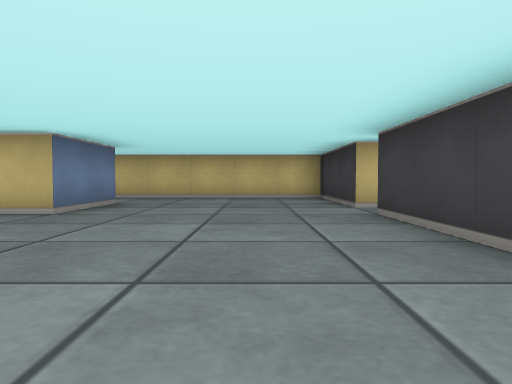
view 1 (above)

13 first-person views from a walk through a cub3D maze. The camera is about half as high as the walls, tilts 2° down and sees 70° across. The floor is counted in squares. Each view is taken from the middle of a square. On the plan, view 1 faces up. The plan holds only what a view shows up to about 9 squares ahead; the rest is blank. The place goes on beyond the plan.

view 2
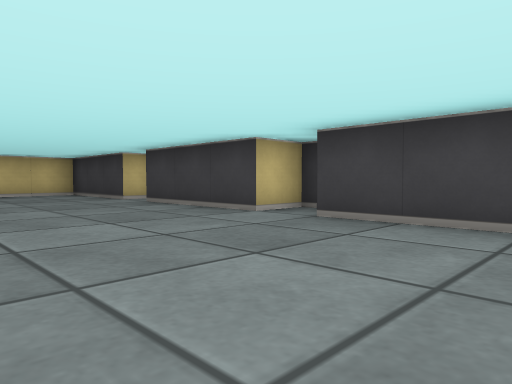

view 3
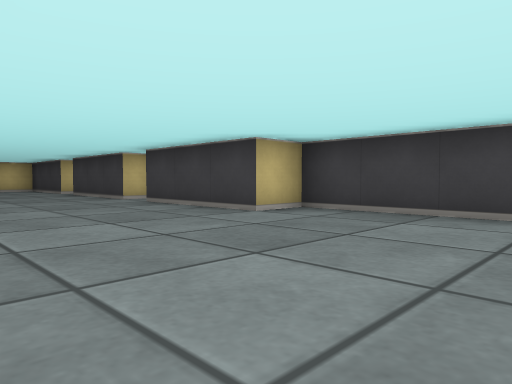

view 4
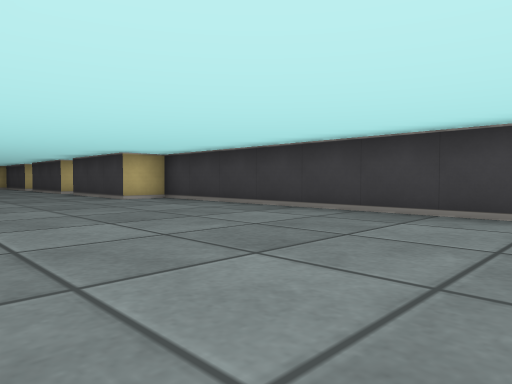

view 5
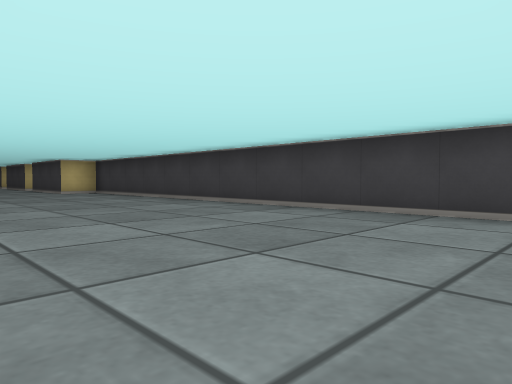

view 6
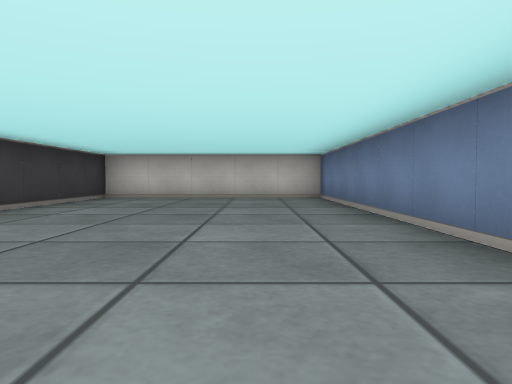

view 7
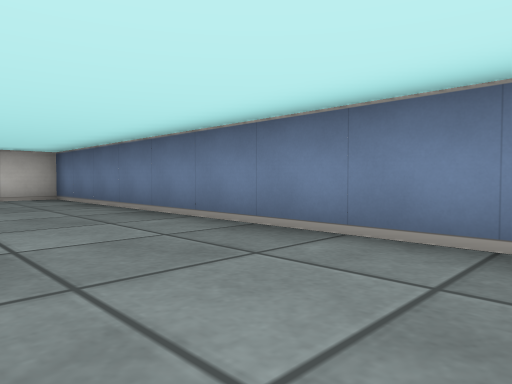

view 8
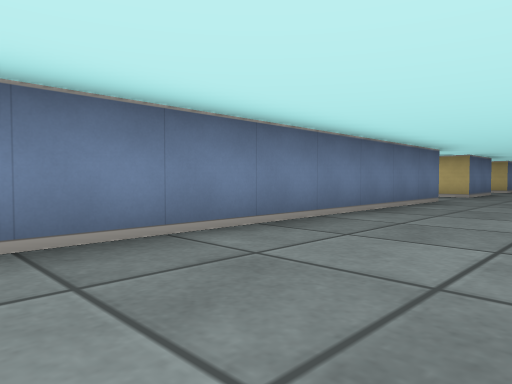

view 9
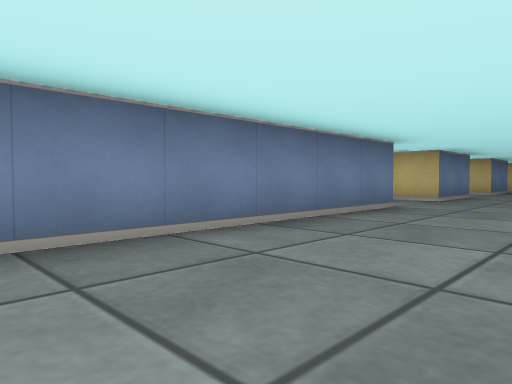

view 10
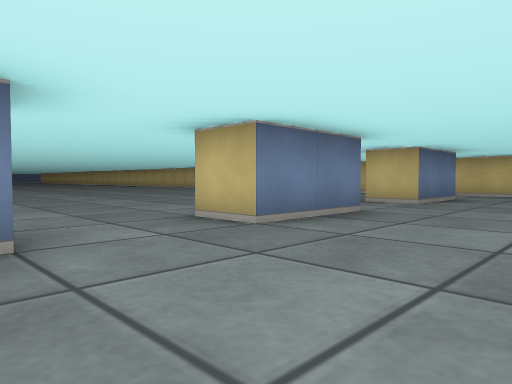

view 11
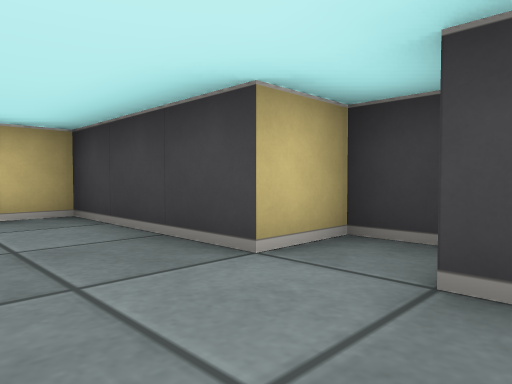

view 12
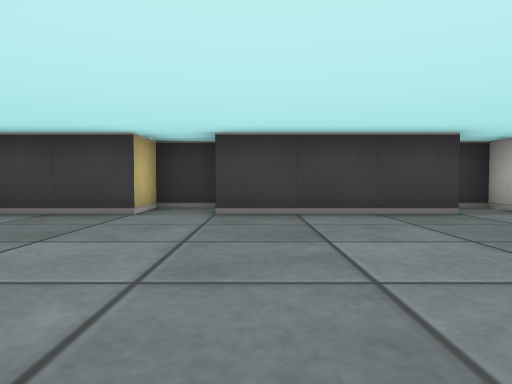

view 13
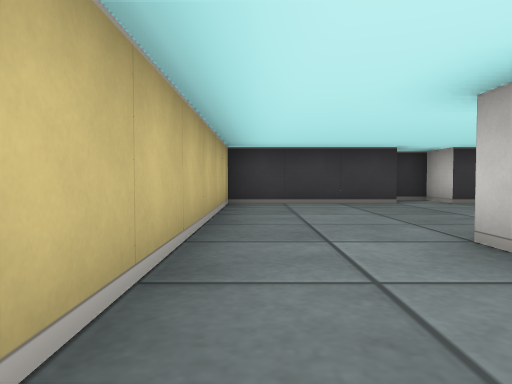

### Floor plan
Points are (right, up) in squares from view 1. A wall is a line through its corners. A room is listed if a view was taken in it or the views show most of it. See-through windows are left out.
Room 1 (views 1, 2, 3, 4, 5, 6, 7, 8, 9, 10, 11)
walls: (-2.5, -1.4) (-2.5, -14.5) (2.5, -14.5) (2.5, -2.5) (1.5, -2.5) (1.5, 0.5); (2, 0.5) (2.5, 0.5) (2.5, 1.5) (1.5, 1.5) (1.5, 4.5) (2.5, 4.5) (2.5, 5.5) (1.5, 5.5) (1.5, 8.5) (-2.4, 8.5); (-2.5, 2.6) (-2.5, 0.5); (-2.5, 6.5) (-2.5, 4.5)
ways out: opening at (-3, -0.5) to room 2; opening at (-3, 3.5) to room 2; opening at (-3, 7.5) to room 2
Room 2 (views 12, 13)
walls: (-2.5, 0.5) (-3.5, 0.5); (-2.5, 4.5) (-3.5, 4.5); (-2.4, 8.5) (-4.4, 8.5)
ways out: opening at (-3, -0.5) to room 1; opening at (-3, 3.5) to room 1; opening at (-3, 7.5) to room 1

Where each view was taken, in squares from view 1:
view 1: 0 up, 0 right, facing up
view 2: 2 down, 2 left, facing up-right
view 3: 6 down, 2 left, facing up-right
view 4: 10 down, 2 left, facing up-right
view 5: 14 down, 2 left, facing up-right
view 6: 6 down, 1 left, facing down
view 7: 6 down, 0 right, facing down-left
view 8: 9 down, 0 right, facing up-left
view 9: 7 down, 0 right, facing up-left
view 10: 2 down, 0 right, facing up-left
view 11: 4 up, 0 right, facing up-right
view 12: 4 up, 3 left, facing right
view 13: 8 up, 5 left, facing right
